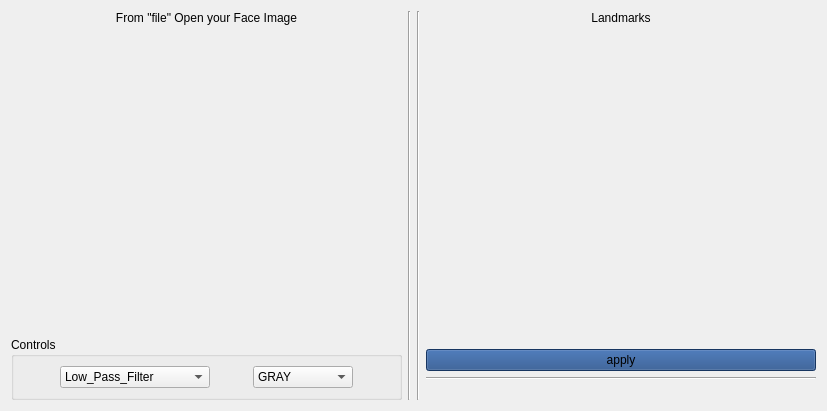
<?xml version="1.0" encoding="UTF-8"?>
<ui version="4.0">
 <class>Form</class>
 <widget class="QWidget" name="Form">
  <property name="geometry">
   <rect>
    <x>0</x>
    <y>0</y>
    <width>827</width>
    <height>411</height>
   </rect>
  </property>
  <property name="windowTitle">
   <string>Form</string>
  </property>
  <layout class="QHBoxLayout" name="horizontalLayout_5">
   <item>
    <layout class="QVBoxLayout" name="verticalLayout_3">
     <item>
      <layout class="QVBoxLayout" name="face_layout">
       <item>
        <widget class="QLabel" name="label">
         <property name="styleSheet">
          <string notr="true">font: 75 italic 12pt &quot;Ubuntu Condensed&quot;;</string>
         </property>
         <property name="text">
          <string>From &quot;file&quot; Open your Face Image</string>
         </property>
         <property name="alignment">
          <set>Qt::AlignCenter</set>
         </property>
        </widget>
       </item>
       <item>
        <spacer name="verticalSpacer_3">
         <property name="orientation">
          <enum>Qt::Vertical</enum>
         </property>
         <property name="sizeHint" stdset="0">
          <size>
           <width>20</width>
           <height>40</height>
          </size>
         </property>
        </spacer>
       </item>
       <item>
        <spacer name="horizontalSpacer_2">
         <property name="orientation">
          <enum>Qt::Horizontal</enum>
         </property>
         <property name="sizeHint" stdset="0">
          <size>
           <width>40</width>
           <height>20</height>
          </size>
         </property>
        </spacer>
       </item>
      </layout>
     </item>
     <item>
      <widget class="QGroupBox" name="groupBox">
       <property name="title">
        <string>Controls</string>
       </property>
       <layout class="QHBoxLayout" name="horizontalLayout_2">
        <item>
         <widget class="QComboBox" name="methed_list">
          <property name="maximumSize">
           <size>
            <width>150</width>
            <height>16777215</height>
           </size>
          </property>
          <property name="cursor">
           <cursorShape>PointingHandCursor</cursorShape>
          </property>
          <item>
           <property name="text">
            <string>Low_Pass_Filter</string>
           </property>
          </item>
          <item>
           <property name="text">
            <string>High_Pass_Filter</string>
           </property>
          </item>
          <item>
           <property name="text">
            <string>Median_Filter</string>
           </property>
          </item>
          <item>
           <property name="text">
            <string>Laplacian_Filter</string>
           </property>
          </item>
         </widget>
        </item>
        <item>
         <widget class="QComboBox" name="landmark_techniques_list">
          <property name="maximumSize">
           <size>
            <width>100</width>
            <height>16777215</height>
           </size>
          </property>
          <property name="cursor">
           <cursorShape>PointingHandCursor</cursorShape>
          </property>
          <item>
           <property name="text">
            <string>GRAY</string>
           </property>
          </item>
          <item>
           <property name="text">
            <string>RGB</string>
           </property>
          </item>
         </widget>
        </item>
       </layout>
      </widget>
     </item>
    </layout>
   </item>
   <item>
    <widget class="Line" name="line_2">
     <property name="orientation">
      <enum>Qt::Vertical</enum>
     </property>
    </widget>
   </item>
   <item>
    <widget class="Line" name="line_4">
     <property name="orientation">
      <enum>Qt::Vertical</enum>
     </property>
    </widget>
   </item>
   <item>
    <layout class="QVBoxLayout" name="verticalLayout">
     <item>
      <layout class="QHBoxLayout" name="horizontalLayout_4">
       <item>
        <layout class="QVBoxLayout" name="landmark_layout">
         <item>
          <widget class="QLabel" name="label_2">
           <property name="styleSheet">
            <string notr="true">font: 75 italic 13pt &quot;Ubuntu Condensed&quot;;
</string>
           </property>
           <property name="text">
            <string>Landmarks</string>
           </property>
           <property name="alignment">
            <set>Qt::AlignCenter</set>
           </property>
          </widget>
         </item>
         <item>
          <spacer name="verticalSpacer">
           <property name="orientation">
            <enum>Qt::Vertical</enum>
           </property>
           <property name="sizeHint" stdset="0">
            <size>
             <width>20</width>
             <height>40</height>
            </size>
           </property>
          </spacer>
         </item>
         <item>
          <spacer name="horizontalSpacer">
           <property name="orientation">
            <enum>Qt::Horizontal</enum>
           </property>
           <property name="sizeHint" stdset="0">
            <size>
             <width>40</width>
             <height>20</height>
            </size>
           </property>
          </spacer>
         </item>
        </layout>
       </item>
      </layout>
     </item>
     <item>
      <widget class="QPushButton" name="apply_btn">
       <property name="cursor">
        <cursorShape>PointingHandCursor</cursorShape>
       </property>
       <property name="styleSheet">
        <string notr="true">background-color: rgb(32, 74, 135);</string>
       </property>
       <property name="text">
        <string>apply</string>
       </property>
      </widget>
     </item>
     <item>
      <widget class="Line" name="line_3">
       <property name="orientation">
        <enum>Qt::Horizontal</enum>
       </property>
      </widget>
     </item>
     <item>
      <widget class="QLabel" name="face_type_label">
       <property name="styleSheet">
        <string notr="true">font: 75 italic 12pt &quot;Ubuntu Condensed&quot;;</string>
       </property>
       <property name="text">
        <string/>
       </property>
       <property name="textFormat">
        <enum>Qt::AutoText</enum>
       </property>
       <property name="alignment">
        <set>Qt::AlignBottom|Qt::AlignHCenter</set>
       </property>
       <property name="wordWrap">
        <bool>false</bool>
       </property>
       <property name="margin">
        <number>0</number>
       </property>
      </widget>
     </item>
     <item>
      <layout class="QHBoxLayout" name="horizontalLayout"/>
     </item>
    </layout>
   </item>
  </layout>
 </widget>
 <resources/>
 <connections/>
</ui>
